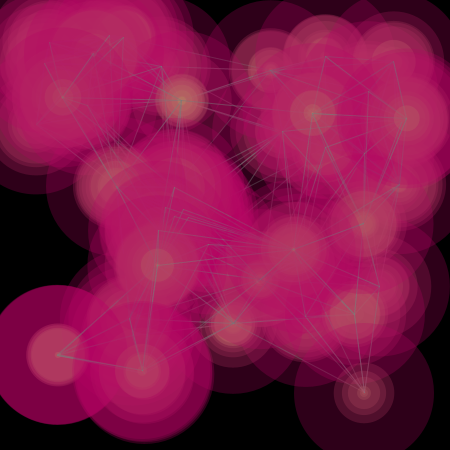
Frame 1 (no input)
Frame 2 (the mouse pressed at the canvas centre, redrawn once): identical to frame 1, image omitted

The Processing sketch that drew this single still picture (run headless with seeded random() and noise(); the mouse was pressed at the canvas centre and the sketch redrawn once):

// Processing sketch: processing_42610
// ── processing_42610.pde

// http://about.me/ww1way

int num = 45;
PVector[] p = new PVector[num];

void setup() {
  size(450, 450);
  noLoop();
  smooth();
  for (int i = 0; i< num; i++) {
    p[i] = new PVector(random(30, width-30), random(30, height-30));
  }
}

void draw() {
  background(0);
  float w = random(40, 50);
  for (int i = 0; i< num; i++) {
    for (int j = 0; j<num;j++) {
      float dst = dist(p[i].x, p[i].y, p[j].x, p[j].y);
      if (dst<155) {
        fill(180, dst, 100, 65);
        noStroke();
        ellipse(p[i].x, p[i].y, 140-dst, 140-dst);
        stroke(120, 205-dst);
        line(p[i].x, p[i].y, p[j].x, p[j].y);
      }
    }
  }
}
